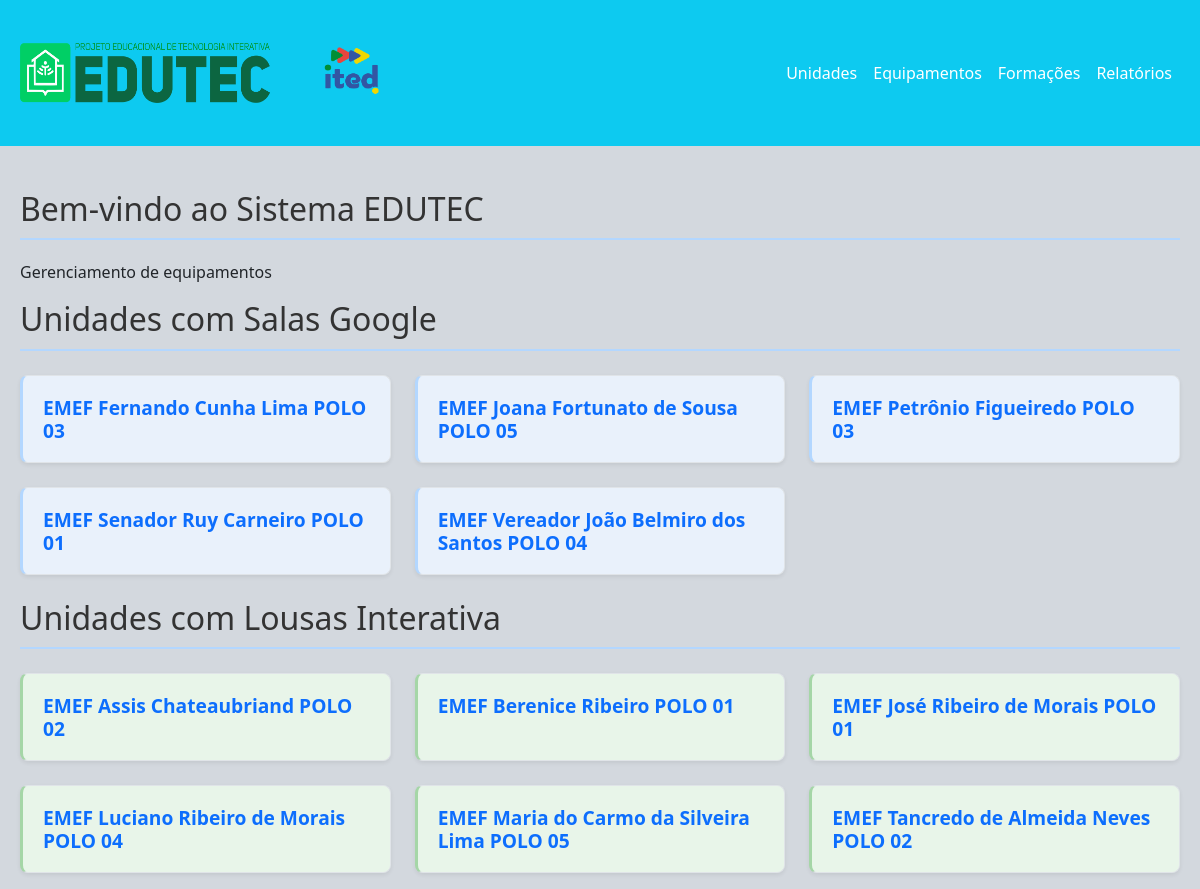
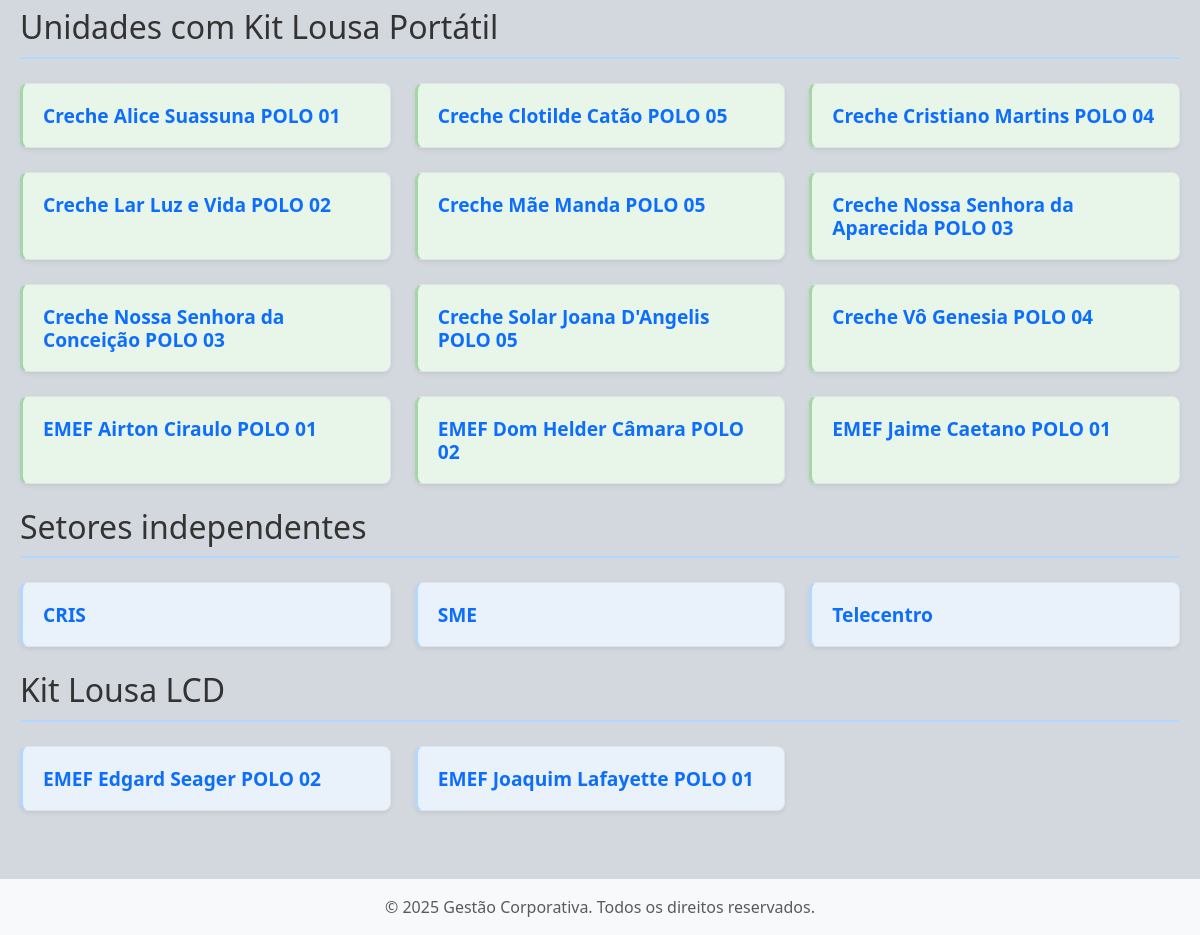
The app's page /home.php with its own data (2 pictures, top to bottom).
### tables this page shows
CREATE TABLE `unidade_escolar` (
  `id_unidade` int NOT NULL,
  `nome_escola` varchar(255) DEFAULT NULL,
  `habilita` tinyint(1) NOT NULL DEFAULT '0' COMMENT 'Indica se a unidade tem Sala Google (0 = Não, 1 = Sim)',
  `outros` tinyint(1) DEFAULT '0',
  `independentes` tinyint(1) DEFAULT NULL,
  `portatil` tinyint(1) DEFAULT NULL,
  `lcd` tinyint(1) NOT NULL
);

### home.php (the view, shortened to what this page needs)
<?php
include 'header.php';
require 'conexao.php';
$sql_google = "SELECT id_unidade, nome_escola FROM Unidade_Escolar WHERE habilita = 1 ORDER BY nome_escola";
$result_google = $conn->query($sql_google);
$sql_equipamentos = "SELECT id_unidade, nome_escola FROM Unidade_Escolar WHERE outros = 1 ORDER BY nome_escola";
$result_equipamentos = $conn->query($sql_equipamentos);
$sql_independentes = "SELECT id_unidade, nome_escola FROM Unidade_Escolar WHERE independentes = 1 ORDER BY nome_escola";
$result_independentes = $conn->query($sql_independentes);
$sql_portatil = "SELECT id_unidade, nome_escola FROM Unidade_Escolar WHERE portatil = 1 ORDER BY nome_escola";
$result_portatil = $conn->query($sql_portatil);
$sql_lcd = "SELECT id_unidade, nome_escola FROM Unidade_Escolar WHERE lcd = 1 ORDER BY nome_escola";
$result_lcd = $conn->query($sql_lcd);
?>
<!DOCTYPE html>
<html lang="pt-br">
<head>
</head>
<body>
    <div class="container mt-4">
        <h2>Bem-vindo ao Sistema EDUTEC</h2>
        <p>Gerenciamento de equipamentos</p>
        <h2>Unidades com Salas Google</h2>
        <div class="row mt-4">
            <?php
            if ($result_google->num_rows > 0) {
                while ($row = $result_google->fetch_assoc()) {
                    echo "<div class='col-md-4 mb-4'>";
                    echo "<div class='card h-100 shadow-sm bg-light-blue'>";
                    echo "<a href='gerenciar_unidade_equipamento.php?id_unidade={$row['id_unidade']}' class='text-decoration-none'>";
                    echo "<div class='card-body'>";
                    echo "<h5 class='card-title'>{$row['nome_escola']}</h5>";
                    echo "</div>";
                    echo "</a>";
                    echo "</div>";
                    echo "</div>";
                }
            } else {
                echo "<div class='col-12'><p class='no-results'>Nenhuma unidade com Sala Google encontrada.</p></div>";
            }
            ?>
        </div>
        <h2>Unidades com Lousas Interativa</h2>
        <div class="row mt-4">
            <?php
            if ($result_equipamentos->num_rows > 0) {
                while ($row = $result_equipamentos->fetch_assoc()) {
                    echo "<div class='col-md-4 mb-4'>";
                    echo "<div class='card h-100 shadow-sm bg-light-green'>";
                    echo "<a href='gerenciar_unidade_equipamento.php?id_unidade={$row['id_unidade']}' class='text-decoration-none'>";
                    echo "<div class='card-body'>";
                    echo "<h5 class='card-title'>{$row['nome_escola']}</h5>";
                    echo "</div>";
                    echo "</a>";
                    echo "</div>";
                    echo "</div>";
                }
            } else {
                echo "<div class='col-12'><p class='no-results'>Nenhuma unidade apenas com equipamentos encontrada.</p></div>";
            }
            ?>
        </div>
        <h2>Unidades com Kit Lousa Portátil</h2>
        <div class="row mt-4">
            <?php
            if ($result_portatil->num_rows > 0) {
                while ($row = $result_portatil->fetch_assoc()) {
                    echo "<div class='col-md-4 mb-4'>";
                    echo "<div class='card h-100 shadow-sm bg-light-green'>";
                    echo "<a href='gerenciar_unidade_equipamento.php?id_unidade={$row['id_unidade']}' class='text-decoration-none'>";
                    echo "<div class='card-body'>";
                    echo "<h5 class='card-title'>{$row['nome_escola']}</h5>";
                    echo "</div>";
                    echo "</a>";
                    echo "</div>";
                    echo "</div>";
                }
            } else {
                echo "<div class='col-12'><p class='no-results'>Nenhuma unidade apenas com equipamentos encontrada.</p></div>";
            }
            ?>
        </div>
		<h2>Setores independentes</h2>
        <div class="row mt-4">
            <?php
            if ($result_independentes->num_rows > 0) {
                while ($row = $result_independentes->fetch_assoc()) {
                    echo "<div class='col-md-4 mb-4'>";
                    echo "<div class='card h-100 shadow-sm bg-light-blue'>";
                    echo "<a href='gerenciar_unidade_equipamento.php?id_unidade={$row['id_unidade']}' class='text-decoration-none'>";
                    echo "<div class='card-body'>";
                    echo "<h5 class='card-title'>{$row['nome_escola']}</h5>";
                    echo "</div>";
                    echo "</a>";
                    echo "</div>";
                    echo "</div>";
                }
            } else {
                echo "<div class='col-12'><p class='no-results'>Nenhuma unidade independente encontrada.</p></div>";
            }
            ?>
        </div>
		<h2>Kit Lousa LCD</h2>
        <div class="row mt-4">
            <?php
            if ($result_lcd->num_rows > 0) {
                while ($row = $result_lcd->fetch_assoc()) {
                    echo "<div class='col-md-4 mb-4'>";
                    echo "<div class='card h-100 shadow-sm bg-light-blue'>";
                    echo "<a href='gerenciar_unidade_equipamento.php?id_unidade={$row['id_unidade']}' class='text-decoration-none'>";
                    echo "<div class='card-body'>";
                    echo "<h5 class='card-title'>{$row['nome_escola']}</h5>";
                    echo "</div>";
                    echo "</a>";
                    echo "</div>";
                    echo "</div>";
                }
            } else {
                echo "<div class='col-12'><p class='no-results'>Nenhuma unidade com lousa lcd encontrada.</p></div>";
            }
            ?>
        </div>
    </div>
<?php
include 'footer.php';
?>
</body>
</html>

### header.php (shortened to what this page needs)
<!DOCTYPE html>
<html lang="pt-br">
<head>
    <link rel="stylesheet" href="https://cdn.jsdelivr.net/npm/bootstrap@5.3.0/dist/css/bootstrap.min.css">
</head>
<body>
<nav class="navbar navbar-expand-lg navbar-info bg-info">
    <div class="container">
        <a class="navbar-brand" href="home.php">
            <img src="img/edutec.png" alt="EDUTEC" width="250" height="60">
            <img src="img/ited.png" alt="ITED" width="120" height="80" class="ms-3">
        </a>
        <div class="collapse navbar-collapse" id="navbarNav">
            <ul class="navbar-nav ms-auto">
                <li class="nav-item"><a class="nav-link" href="unidades.php">Unidades</a></li>
                <li class="nav-item"><a class="nav-link" href="equipamentos.php">Equipamentos</a></li>
				<li class="nav-item"><a class="nav-link" href="formacoes.php">Formações</a></li>
                <li class="nav-item"><a class="nav-link" href="relatorios.php">Relatórios</a></li>
            </ul>
        </div>
    </div>
</nav>
</body>
</html>

### footer.php (shortened to what this page needs)
    <footer class="text-center py-3 mt-4 bg-light">
        <p class="text-muted mb-0">© 2025 Gestão Corporativa. Todos os direitos reservados.</p>
    </footer>
</body>
</html>

### header.php (style rules this page uses)
.navbar-nav .nav-link { color: white; transition: color 0.3s, background-color 0.3s; }

### home.php (style rules this page uses)
body { background-color: #d3d8de; font-family: 'Segoe UI', Tahoma, Geneva, Verdana, sans-serif; margin: 0; padding: 0; }
.container { max-width: 1200px; margin: 0 auto; padding: 20px; }
.card { border: 1px solid #e0e4e8; border-radius: 8px; transition: all 0.3s ease; overflow: hidden; background-color: #ffffff; }
.bg-light-green { background-color: #e8f5e9; color: #2d6a4f; border-left: 3px solid #a5d6a7; }
.bg-light-blue { background-color: #e9f1fb; color: #1e4976; border-left: 3px solid #b3d7ff; }
.card-body { padding: 20px; }
.card-title { margin-bottom: 0; font-size: 1.2rem; font-weight: 600; }
h2 { color: #333; border-bottom: 2px solid #b3d7ff; padding-bottom: 10px; margin-bottom: 20px; }

### records on screen
unidade_escolar: nome_escola "EMEF Fernando Cunha Lima POLO 03"
unidade_escolar: nome_escola "EMEF Joana Fortunato de Sousa POLO 05"
unidade_escolar: nome_escola "EMEF Petrônio Figueiredo POLO 03"
unidade_escolar: nome_escola "EMEF Senador Ruy Carneiro POLO 01"
unidade_escolar: nome_escola "EMEF Vereador João Belmiro dos Santos POLO 04"
unidade_escolar: nome_escola "EMEF Assis Chateaubriand POLO 02"
unidade_escolar: nome_escola "EMEF Berenice Ribeiro POLO 01"
unidade_escolar: nome_escola "EMEF José Ribeiro de Morais POLO 01"
unidade_escolar: nome_escola "EMEF Luciano Ribeiro de Morais POLO 04"
unidade_escolar: nome_escola "EMEF Maria do Carmo da Silveira Lima POLO 05"
unidade_escolar: nome_escola "EMEF Tancredo de Almeida Neves POLO 02"
unidade_escolar: nome_escola "Creche Alice Suassuna POLO 01"
unidade_escolar: nome_escola "Creche Clotilde Catão POLO 05"
unidade_escolar: nome_escola "Creche Cristiano Martins POLO 04"
unidade_escolar: nome_escola "Creche Lar Luz e Vida POLO 02"
unidade_escolar: nome_escola "Creche Mãe Manda POLO 05"
unidade_escolar: nome_escola "Creche Nossa Senhora da Aparecida POLO 03"
unidade_escolar: nome_escola "Creche Nossa Senhora da Conceição POLO 03"
unidade_escolar: nome_escola "Creche Solar Joana D'Angelis POLO 05"
unidade_escolar: nome_escola "Creche Vô Genesia POLO 04"
unidade_escolar: nome_escola "EMEF Airton Ciraulo POLO 01"
unidade_escolar: nome_escola "EMEF Dom Helder Câmara POLO 02"
unidade_escolar: nome_escola "EMEF Jaime Caetano POLO 01"
unidade_escolar: nome_escola "CRIS"
unidade_escolar: nome_escola "SME"
unidade_escolar: nome_escola "Telecentro"
unidade_escolar: nome_escola "EMEF Edgard Seager POLO 02"
unidade_escolar: nome_escola "EMEF Joaquim Lafayette POLO 01"
